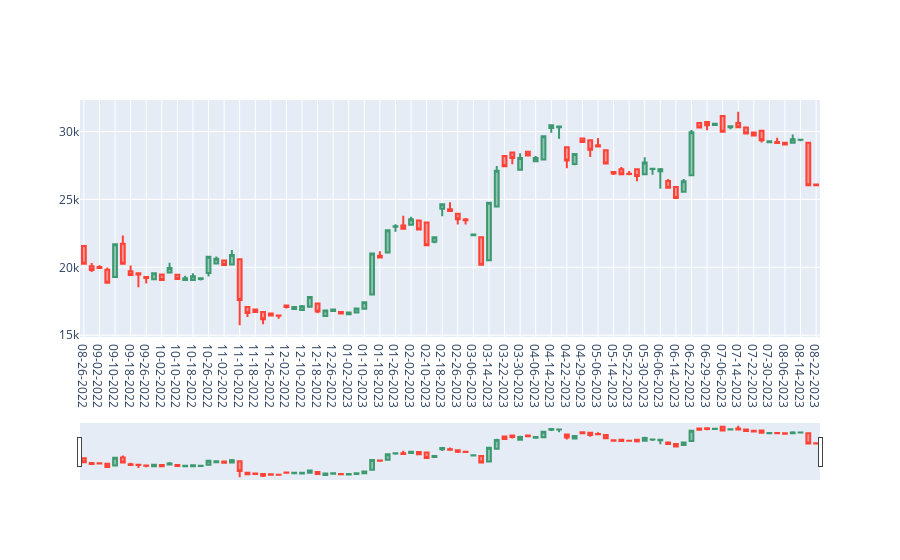

The code cell stored with this chart in its notebook:
### Code cell
#get OHLC data for preset range 1/7/14/30/90/180/365/max
#candle body width by date range 
#1 - 2 days: 30 minutes
#3 - 30 days: 4 hours
#31 days and beyond: 4 days

# plt.figsize(20,10)
ohlcData = cg.get_coin_ohlc_by_id(id = 'bitcoin', 
                                  vs_currency = 'usd', 
                                  days = '365')
#list to dataframe
ohlcDataFrame = pd.DataFrame(data = ohlcData,
                           columns = ['Date', 'Open', 'High' ,'Low', 'Close'])
#reformat date
ohlcDataFrame['Date'] = ohlcDataFrame['Date'].apply(
                        lambda x: dt.datetime.fromtimestamp(x/1000
                        ).strftime('%m-%d-%Y'))
#set index
ohlcDataFrame = ohlcDataFrame.set_index('Date')

#generate plotly figure
fig = go.Figure(data=[go.Candlestick(x=ohlcDataFrame.index,
                open=ohlcDataFrame['Open'],
                high=ohlcDataFrame['High'],
                low=ohlcDataFrame['Low'],
                close=ohlcDataFrame['Close'])])

fig
